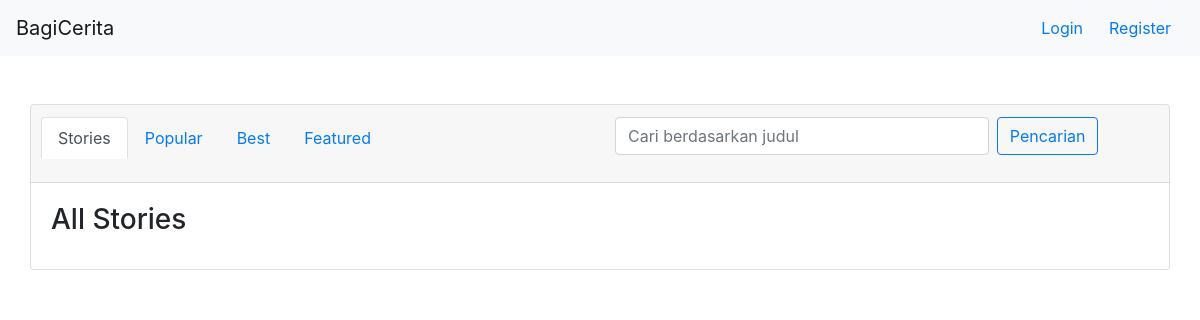
Before: /stories/ with the older database file.
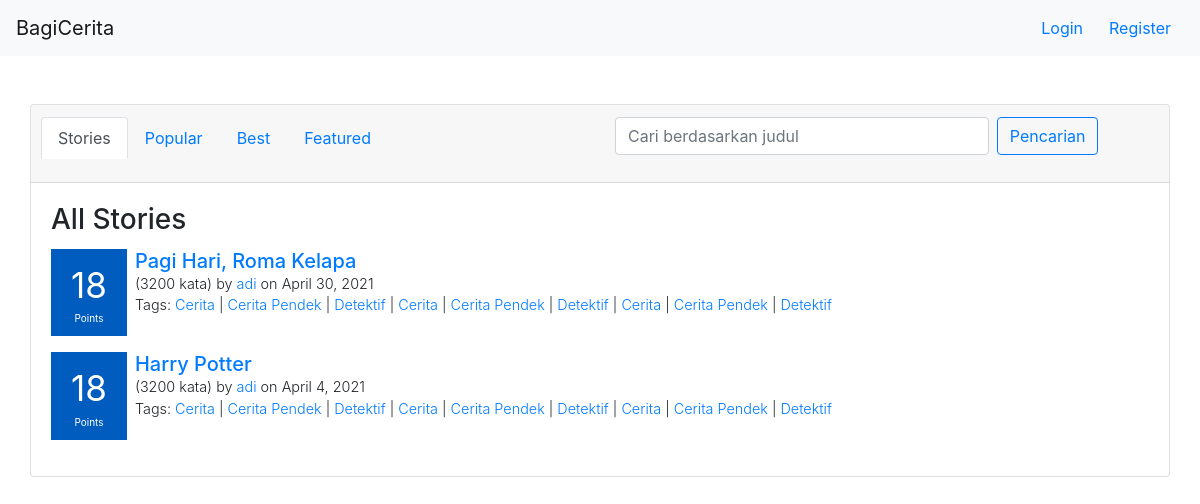
After: the same page with the newer database file.
### story/models.py (models this page shows, shortened)
class Story(models.Model):
    title = models.CharField(max_length=120,blank=True)
    date_posted = models.DateField(null=True, blank=True)
    content = models.TextField(blank=True,null=True)
    user = models.ForeignKey(User, on_delete=models.CASCADE,default=None)
    class Meta:
        ordering = ["-date_posted"]

### story/views.py (the view)
# urls.py: path('',stories_view,name="stories"),
def stories_view(request):
    stories = Story.objects.all()
    context={
        "page":"stories",
        "stories": stories
    }
    return render(request,"story/stories.html",context)

### bagicerita/context_processor.py (called while the page is built)
def get_auth_form(request):
    registerForm = UserCreationForm()
    return{
        'register_form':registerForm
    }

def check_if_logged_in(request):
    if request.user.is_authenticated:
        return{
            'logged_in':True,
            'username':request.user.username
        }
    else:
        return {
            'logged_in':False
        }

### templates/story/stories.html (shortened to what this page needs)
{% extends 'base.html' %}
{% block content %}
    {% include 'navbar.html' %}
    <div class="container">
        <div class="row mt-5">
            <div class="card" style="width: 100%">
                <div class="card-header">
                    <div class="row">
                       <div class="col-lg-6 mb-4">
                            <ul class="nav nav-tabs card-header-tabs">
                                <li class="nav-item">
                                    <a class="nav-link {% if page == 'stories' %} active {% endif %}" aria-current="true" href="/stories">Stories</a>
                                </li>
                                <li class="nav-item">
                                    <a class="nav-link {% if page == 'popular' %} active {% endif %} " href="/stories/popular">Popular</a>
                                </li>
                                <li class="nav-item">
                                    <a class="nav-link {% if page == 'best' %} active {% endif %}" href="/stories/best">Best</a>
                                </li>
                                <li class="nav-item">
                                    <a class="nav-link {% if page == 'featured' %} active {% endif %}" href="/stories/featured">Featured</a>
                                </li>
                            </ul>
                       </div>
                       <div class="col-lg-6">
                            <form class="form-inline">
                                <input class="searchbar form-control mr-2" type="search" placeholder="Cari berdasarkan judul" aria-label="Search">
                                <button class="btn btn-outline-primary" type="submit">Pencarian</button>
                            </form>
                       </div>
                    </div>
                </div>
                <div class="card-body">
                    <h3 class="card-title">All Stories</h3>
                    {% for story in stories %}
                        <div class="story-box mb-3">
                            <div class="score-box mr-2">
                                <div class="points-number text-center mb-0">18</div>
                                <div class="points-text text-center">Points</div>
                            </div>
                            <div class="info">
                                <h5 class="mb-0"><a href="/stories/{{story.id}}">{{story.title}}</a></h5>
                                <span class="text-story-info text font-weight-light">(3200 kata) by <a href="youtube.com">{{story.user.username}}</a> on {{story.date_posted}}</span>
                                <span class="text-story-info text tags font-weight-light">Tags: <a href="twitter.com">Cerita</a> | <a href="twitter.com">Cerita Pendek</a> | <a href="twitter.com">Detektif</a>
                                    | <a href="twitter.com">Cerita</a> | <a href="twitter.com">Cerita Pendek</a> | <a href="twitter.com">Detektif</a>
                                    | <a href="twitter.com">Cerita</a> | <a href="twitter.com">Cerita Pendek</a> | <a href="twitter.com">Detektif</a>
                                </span>
                            </div>
                        </div>
                    {% endfor %}
                </div>
            </div>
        </div>
    </div>
{% endblock %}

Changed rows visible on the page:
added Story: title "Pagi Hari, Roma Kelapa", user.username "adi", date_posted "April 30, 2021"
added Story: title "Harry Potter", user.username "adi", date_posted "April 4, 2021"
